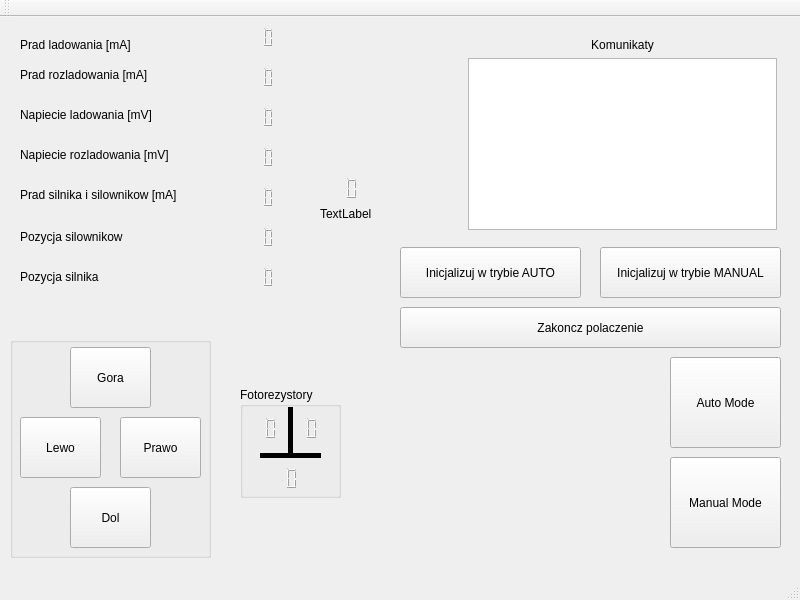
<?xml version="1.0" encoding="UTF-8"?>
<ui version="4.0">
 <class>MainWindow</class>
 <widget class="QMainWindow" name="MainWindow">
  <property name="geometry">
   <rect>
    <x>0</x>
    <y>0</y>
    <width>800</width>
    <height>600</height>
   </rect>
  </property>
  <property name="windowTitle">
   <string>MainWindow</string>
  </property>
  <widget class="QWidget" name="centralWidget">
   <widget class="QLabel" name="label">
    <property name="geometry">
     <rect>
      <x>320</x>
      <y>190</y>
      <width>57</width>
      <height>14</height>
     </rect>
    </property>
    <property name="text">
     <string>TextLabel</string>
    </property>
   </widget>
   <widget class="QWidget" name="layoutWidget">
    <property name="geometry">
     <rect>
      <x>457</x>
      <y>10</y>
      <width>331</width>
      <height>214</height>
     </rect>
    </property>
    <layout class="QVBoxLayout" name="verticalLayout_3">
     <item>
      <widget class="QLabel" name="label_9">
       <property name="text">
        <string>Komunikaty</string>
       </property>
       <property name="alignment">
        <set>Qt::AlignCenter</set>
       </property>
      </widget>
     </item>
     <item>
      <widget class="QTextEdit" name="textEdit"/>
     </item>
    </layout>
   </widget>
   <widget class="QPushButton" name="pushButton_ConnectAutoMode">
    <property name="geometry">
     <rect>
      <x>400</x>
      <y>230</y>
      <width>181</width>
      <height>51</height>
     </rect>
    </property>
    <property name="text">
     <string>Inicjalizuj w trybie AUTO</string>
    </property>
   </widget>
   <widget class="QPushButton" name="pushButton_Disconnect">
    <property name="geometry">
     <rect>
      <x>400</x>
      <y>290</y>
      <width>381</width>
      <height>41</height>
     </rect>
    </property>
    <property name="text">
     <string>Zakoncz polaczenie</string>
    </property>
   </widget>
   <widget class="QLabel" name="label_5">
    <property name="geometry">
     <rect>
      <x>20</x>
      <y>170</y>
      <width>191</width>
      <height>16</height>
     </rect>
    </property>
    <property name="text">
     <string>Prad silnika i silownikow [mA]</string>
    </property>
   </widget>
   <widget class="QLabel" name="label_1">
    <property name="geometry">
     <rect>
      <x>20</x>
      <y>50</y>
      <width>147</width>
      <height>16</height>
     </rect>
    </property>
    <property name="text">
     <string>Prad rozladowania [mA]</string>
    </property>
   </widget>
   <widget class="QLabel" name="label_3">
    <property name="geometry">
     <rect>
      <x>20</x>
      <y>90</y>
      <width>154</width>
      <height>16</height>
     </rect>
    </property>
    <property name="text">
     <string>Napiecie ladowania [mV]</string>
    </property>
   </widget>
   <widget class="QLabel" name="label_4">
    <property name="geometry">
     <rect>
      <x>20</x>
      <y>130</y>
      <width>172</width>
      <height>16</height>
     </rect>
    </property>
    <property name="text">
     <string>Napiecie rozladowania [mV]</string>
    </property>
   </widget>
   <widget class="QLabel" name="label_6">
    <property name="geometry">
     <rect>
      <x>20</x>
      <y>210</y>
      <width>171</width>
      <height>20</height>
     </rect>
    </property>
    <property name="text">
     <string>Pozycja silownikow</string>
    </property>
   </widget>
   <widget class="QLabel" name="label_7">
    <property name="geometry">
     <rect>
      <x>20</x>
      <y>250</y>
      <width>171</width>
      <height>20</height>
     </rect>
    </property>
    <property name="text">
     <string>Pozycja silnika</string>
    </property>
   </widget>
   <widget class="QLabel" name="label_8">
    <property name="geometry">
     <rect>
      <x>20</x>
      <y>280</y>
      <width>57</width>
      <height>14</height>
     </rect>
    </property>
    <property name="text">
     <string/>
    </property>
   </widget>
   <widget class="QLCDNumber" name="lcdNumber">
    <property name="geometry">
     <rect>
      <x>300</x>
      <y>160</y>
      <width>64</width>
      <height>23</height>
     </rect>
    </property>
    <property name="font">
     <font>
      <weight>75</weight>
      <bold>true</bold>
     </font>
    </property>
    <property name="frameShape">
     <enum>QFrame::NoFrame</enum>
    </property>
   </widget>
   <widget class="QLCDNumber" name="lcdNumber_6">
    <property name="geometry">
     <rect>
      <x>220</x>
      <y>50</y>
      <width>61</width>
      <height>21</height>
     </rect>
    </property>
    <property name="font">
     <font>
      <pointsize>11</pointsize>
      <weight>75</weight>
      <bold>true</bold>
     </font>
    </property>
    <property name="frameShape">
     <enum>QFrame::NoFrame</enum>
    </property>
   </widget>
   <widget class="QLCDNumber" name="lcdNumber_4">
    <property name="geometry">
     <rect>
      <x>220</x>
      <y>90</y>
      <width>61</width>
      <height>21</height>
     </rect>
    </property>
    <property name="font">
     <font>
      <pointsize>11</pointsize>
     </font>
    </property>
    <property name="frameShape">
     <enum>QFrame::NoFrame</enum>
    </property>
   </widget>
   <widget class="QLCDNumber" name="lcdNumber_2">
    <property name="geometry">
     <rect>
      <x>220</x>
      <y>10</y>
      <width>61</width>
      <height>21</height>
     </rect>
    </property>
    <property name="font">
     <font>
      <pointsize>11</pointsize>
     </font>
    </property>
    <property name="frameShape">
     <enum>QFrame::NoFrame</enum>
    </property>
   </widget>
   <widget class="QLCDNumber" name="lcdNumber_5">
    <property name="geometry">
     <rect>
      <x>220</x>
      <y>130</y>
      <width>61</width>
      <height>21</height>
     </rect>
    </property>
    <property name="font">
     <font>
      <pointsize>11</pointsize>
     </font>
    </property>
    <property name="frameShape">
     <enum>QFrame::NoFrame</enum>
    </property>
   </widget>
   <widget class="QLCDNumber" name="lcdNumber_3">
    <property name="geometry">
     <rect>
      <x>220</x>
      <y>170</y>
      <width>61</width>
      <height>21</height>
     </rect>
    </property>
    <property name="font">
     <font>
      <pointsize>11</pointsize>
     </font>
    </property>
    <property name="frameShape">
     <enum>QFrame::NoFrame</enum>
    </property>
   </widget>
   <widget class="QLCDNumber" name="lcdNumber_7">
    <property name="geometry">
     <rect>
      <x>220</x>
      <y>210</y>
      <width>61</width>
      <height>21</height>
     </rect>
    </property>
    <property name="font">
     <font>
      <pointsize>11</pointsize>
     </font>
    </property>
    <property name="frameShape">
     <enum>QFrame::NoFrame</enum>
    </property>
   </widget>
   <widget class="QLCDNumber" name="lcdNumber_8">
    <property name="geometry">
     <rect>
      <x>220</x>
      <y>250</y>
      <width>61</width>
      <height>21</height>
     </rect>
    </property>
    <property name="font">
     <font>
      <pointsize>11</pointsize>
     </font>
    </property>
    <property name="frameShape">
     <enum>QFrame::NoFrame</enum>
    </property>
   </widget>
   <widget class="QLabel" name="label_2">
    <property name="geometry">
     <rect>
      <x>20</x>
      <y>20</y>
      <width>129</width>
      <height>16</height>
     </rect>
    </property>
    <property name="text">
     <string>Prad ladowania [mA]</string>
    </property>
   </widget>
   <widget class="QPushButton" name="pushButton_ManualMode">
    <property name="geometry">
     <rect>
      <x>670</x>
      <y>440</y>
      <width>111</width>
      <height>91</height>
     </rect>
    </property>
    <property name="text">
     <string>Manual Mode</string>
    </property>
   </widget>
   <widget class="QPushButton" name="pushButton_AutoMode">
    <property name="geometry">
     <rect>
      <x>670</x>
      <y>340</y>
      <width>111</width>
      <height>91</height>
     </rect>
    </property>
    <property name="text">
     <string>Auto Mode</string>
    </property>
   </widget>
   <widget class="QPushButton" name="pushButton_ConnectManualMode">
    <property name="geometry">
     <rect>
      <x>600</x>
      <y>230</y>
      <width>181</width>
      <height>51</height>
     </rect>
    </property>
    <property name="text">
     <string>Inicjalizuj w trybie MANUAL</string>
    </property>
   </widget>
   <widget class="QGroupBox" name="groupBox">
    <property name="geometry">
     <rect>
      <x>10</x>
      <y>320</y>
      <width>201</width>
      <height>221</height>
     </rect>
    </property>
    <property name="title">
     <string/>
    </property>
    <widget class="QPushButton" name="pushButton_ActuatorUp">
     <property name="geometry">
      <rect>
       <x>60</x>
       <y>10</y>
       <width>81</width>
       <height>61</height>
      </rect>
     </property>
     <property name="text">
      <string>Gora</string>
     </property>
    </widget>
    <widget class="QPushButton" name="pushButton_EngineRight">
     <property name="geometry">
      <rect>
       <x>110</x>
       <y>80</y>
       <width>81</width>
       <height>61</height>
      </rect>
     </property>
     <property name="text">
      <string>Prawo</string>
     </property>
    </widget>
    <widget class="QPushButton" name="pushButton_EngineLeft">
     <property name="geometry">
      <rect>
       <x>10</x>
       <y>80</y>
       <width>81</width>
       <height>61</height>
      </rect>
     </property>
     <property name="text">
      <string>Lewo</string>
     </property>
    </widget>
    <widget class="QPushButton" name="pushButton_ActuatorDown">
     <property name="geometry">
      <rect>
       <x>60</x>
       <y>150</y>
       <width>81</width>
       <height>61</height>
      </rect>
     </property>
     <property name="text">
      <string>Dol</string>
     </property>
    </widget>
    <widget class="QCustomPlot" name="widget" native="true">
     <property name="geometry">
      <rect>
       <x>30</x>
       <y>-10</y>
       <width>341</width>
       <height>221</height>
      </rect>
     </property>
    </widget>
   </widget>
   <widget class="QGroupBox" name="groupFoto">
    <property name="geometry">
     <rect>
      <x>240</x>
      <y>370</y>
      <width>101</width>
      <height>111</height>
     </rect>
    </property>
    <property name="title">
     <string>Fotorezystory</string>
    </property>
    <widget class="QLabel" name="label_FotoR_H">
     <property name="geometry">
      <rect>
       <x>20</x>
       <y>60</y>
       <width>61</width>
       <height>16</height>
      </rect>
     </property>
     <property name="frameShape">
      <enum>QFrame::HLine</enum>
     </property>
     <property name="lineWidth">
      <number>5</number>
     </property>
     <property name="text">
      <string/>
     </property>
     <property name="scaledContents">
      <bool>true</bool>
     </property>
    </widget>
    <widget class="QLabel" name="label_FotoR_V">
     <property name="geometry">
      <rect>
       <x>40</x>
       <y>20</y>
       <width>20</width>
       <height>51</height>
      </rect>
     </property>
     <property name="frameShape">
      <enum>QFrame::VLine</enum>
     </property>
     <property name="frameShadow">
      <enum>QFrame::Plain</enum>
     </property>
     <property name="lineWidth">
      <number>5</number>
     </property>
     <property name="text">
      <string/>
     </property>
     <property name="scaledContents">
      <bool>false</bool>
     </property>
    </widget>
    <widget class="QLCDNumber" name="lcdNumber_FotoR_Right">
     <property name="geometry">
      <rect>
       <x>20</x>
       <y>30</y>
       <width>64</width>
       <height>23</height>
      </rect>
     </property>
     <property name="frameShape">
      <enum>QFrame::NoFrame</enum>
     </property>
    </widget>
    <widget class="QLCDNumber" name="lcdNumber_FotoR_Left">
     <property name="geometry">
      <rect>
       <x>-20</x>
       <y>30</y>
       <width>61</width>
       <height>23</height>
      </rect>
     </property>
     <property name="frameShape">
      <enum>QFrame::NoFrame</enum>
     </property>
    </widget>
    <widget class="QLCDNumber" name="lcdNumber_FotoR_Down">
     <property name="geometry">
      <rect>
       <x>0</x>
       <y>80</y>
       <width>64</width>
       <height>23</height>
      </rect>
     </property>
     <property name="frameShape">
      <enum>QFrame::NoFrame</enum>
     </property>
    </widget>
   </widget>
  </widget>
  <widget class="QMenuBar" name="menuBar">
   <property name="geometry">
    <rect>
     <x>0</x>
     <y>0</y>
     <width>800</width>
     <height>22</height>
    </rect>
   </property>
  </widget>
  <widget class="QToolBar" name="mainToolBar">
   <attribute name="toolBarArea">
    <enum>TopToolBarArea</enum>
   </attribute>
   <attribute name="toolBarBreak">
    <bool>false</bool>
   </attribute>
  </widget>
  <widget class="QStatusBar" name="statusBar"/>
 </widget>
 <layoutdefault spacing="6" margin="11"/>
 <customwidgets>
  <customwidget>
   <class>QCustomPlot</class>
   <extends>QWidget</extends>
   <header>qcustomplot.h</header>
   <container>1</container>
  </customwidget>
 </customwidgets>
 <resources/>
 <connections/>
</ui>
